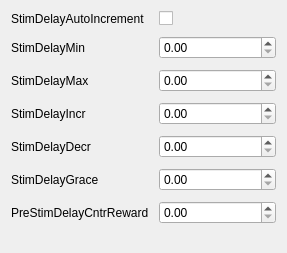
             <widget class="QWidget" name="stimDelayScrollAreaWidgetContents">
              <property name="geometry">
               <rect>
                <x>0</x>
                <y>0</y>
                <width>287</width>
                <height>253</height>
               </rect>
              </property>
              <layout class="QGridLayout" name="gridLayout_16">
               <item row="0" column="0">
                <layout class="QFormLayout" name="stimDelayFormLayout">
                 <property name="horizontalSpacing">
                  <number>10</number>
                 </property>
                 <property name="verticalSpacing">
                  <number>10</number>
                 </property>
                 <item row="0" column="0">
                  <widget class="QLabel" name="stimDelayAutoIncrementLabel">
                   <property name="text">
                    <string>StimDelayAutoIncrement</string>
                   </property>
                  </widget>
                 </item>
                 <item row="0" column="1">
                  <widget class="QCheckBox" name="StimDelayAutoIncrement"/>
                 </item>
                 <item row="1" column="0">
                  <widget class="QLabel" name="stimDelayMinLabel">
                   <property name="text">
                    <string>StimDelayMin</string>
                   </property>
                  </widget>
                 </item>
                 <item row="1" column="1">
                  <widget class="QDoubleSpinBox" name="StimDelayMin"/>
                 </item>
                 <item row="2" column="0">
                  <widget class="QLabel" name="stimDelayMaxLabel">
                   <property name="text">
                    <string>StimDelayMax</string>
                   </property>
                  </widget>
                 </item>
                 <item row="2" column="1">
                  <widget class="QDoubleSpinBox" name="StimDelayMax"/>
                 </item>
                 <item row="3" column="0">
                  <widget class="QLabel" name="stimDelayIncrLabel">
                   <property name="text">
                    <string>StimDelayIncr</string>
                   </property>
                  </widget>
                 </item>
                 <item row="3" column="1">
                  <widget class="QDoubleSpinBox" name="StimDelayIncr"/>
                 </item>
                 <item row="4" column="0">
                  <widget class="QLabel" name="stimDelayDecrLabel">
                   <property name="text">
                    <string>StimDelayDecr</string>
                   </property>
                  </widget>
                 </item>
                 <item row="4" column="1">
                  <widget class="QDoubleSpinBox" name="StimDelayDecr"/>
                 </item>
                 <item row="5" column="0">
                  <widget class="QLabel" name="stimDelayGraceLabel">
                   <property name="text">
                    <string>StimDelayGrace</string>
                   </property>
                  </widget>
                 </item>
                 <item row="5" column="1">
                  <widget class="QDoubleSpinBox" name="StimDelayGrace"/>
                 </item>
                 <item row="6" column="0">
                  <widget class="QLabel" name="preStimDelayCntrRewardLabel">
                   <property name="text">
                    <string>PreStimDelayCntrReward</string>
                   </property>
                  </widget>
                 </item>
                 <item row="6" column="1">
                  <widget class="QDoubleSpinBox" name="PreStimDelayCntrReward"/>
                 </item>
                </layout>
               </item>
              </layout>
             </widget>
